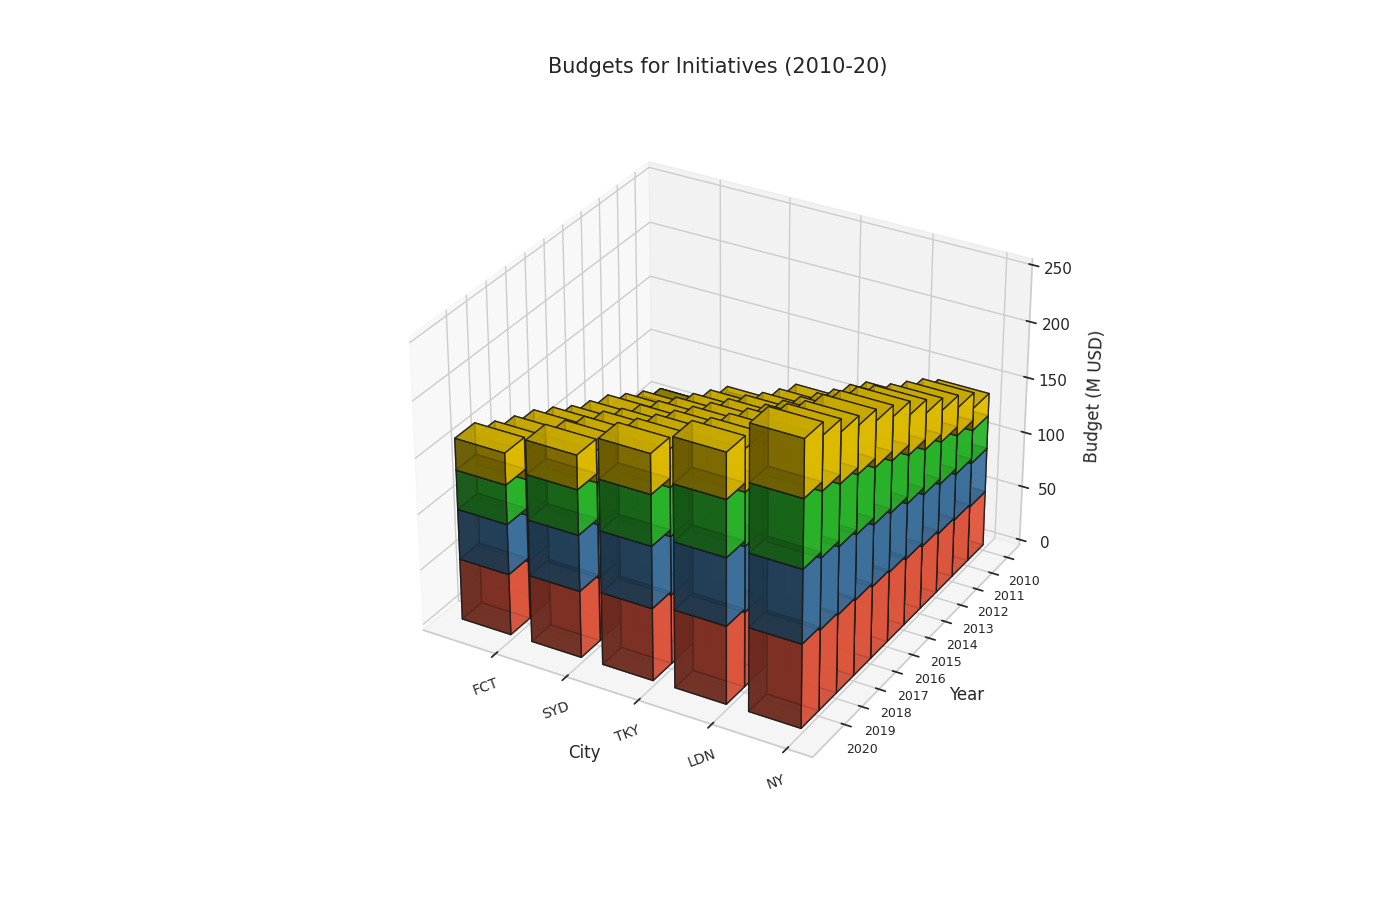

This figure's Python source:
import matplotlib.pyplot as plt
import numpy as np
from mpl_toolkits.mplot3d import Axes3D

years = np.arange(2010, 2021)
cities = ['NY', 'LDN', 'TKY', 'SYD', 'FCT']
initiatives = ['SG', 'IT', 'DG', 'GB']

ny_budgets = np.array([
    [50, 40, 30, 20], [52, 42, 35, 25], [54, 45, 38, 28], [57, 47, 40, 32],
    [60, 50, 43, 35], [63, 53, 46, 38], [65, 55, 50, 40], [68, 58, 52, 42],
    [70, 60, 54, 44], [72, 63, 57, 47], [75, 65, 60, 50]
])
ldn_budgets = np.array([
    [45, 35, 25, 15], [48, 37, 28, 18], [50, 40, 30, 20], [52, 43, 32, 23],
    [55, 45, 35, 25], [57, 48, 38, 27], [60, 50, 40, 30], [63, 53, 42, 32],
    [65, 55, 45, 34], [67, 58, 47, 37], [70, 60, 50, 40]
])
tky_budgets = np.array([
    [40, 30, 20, 10], [42, 32, 22, 13], [45, 34, 25, 15], [47, 37, 28, 18],
    [50, 40, 30, 20], [53, 42, 32, 23], [55, 45, 35, 25], [57, 48, 37, 28],
    [60, 50, 40, 30], [62, 52, 43, 33], [65, 55, 45, 35]
])
syd_budgets = np.array([
    [35, 25, 15, 5], [37, 28, 17, 8], [40, 30, 20, 10], [43, 32, 22, 13],
    [45, 35, 25, 15], [48, 37, 27, 18], [50, 40, 30, 20], [53, 43, 32, 23],
    [55, 45, 35, 25], [57, 48, 37, 28], [60, 50, 40, 30]
])
fct_budgets = np.array([
    [30, 20, 10, 0], [32, 22, 12, 5], [35, 25, 15, 7], [38, 28, 18, 10],
    [40, 30, 20, 12], [42, 32, 22, 15], [45, 35, 25, 18], [48, 38, 28, 20],
    [50, 40, 30, 22], [52, 42, 32, 25], [55, 45, 35, 28]
])

budgets = [ny_budgets, ldn_budgets, tky_budgets, syd_budgets, fct_budgets]
colors = ['#FF6347', '#4682B4', '#32CD32', '#FFD700']

fig = plt.figure(figsize=(14, 9))
ax = fig.add_subplot(111, projection='3d')

ax.view_init(elev=30, azim=120)

for c_idx, city in enumerate(cities):
    y = np.array(years)
    for i_idx in range(len(initiatives)):
        z = np.zeros_like(years) if i_idx == 0 else np.sum(budgets[c_idx][:, :i_idx], axis=1)
        dz = budgets[c_idx][:, i_idx]
        ax.bar3d(np.array([c_idx]*len(years)), y, z, 0.7, 1, dz, color=colors[i_idx], alpha=0.8, edgecolor='k')

ax.set_title('Budgets for Initiatives (2010-20)', fontsize=15, pad=25)
ax.set_xlabel('City', fontsize=12, labelpad=10)
ax.set_ylabel('Year', fontsize=12, labelpad=10)
ax.set_zlabel('Budget (M USD)', fontsize=12, labelpad=10)

ax.set_xticks(np.arange(len(cities)))
ax.set_xticklabels(cities, fontsize=10, rotation=20)
ax.set_yticks(years)
ax.set_yticklabels(years, fontsize=9)

plt.tight_layout()
plt.show()
